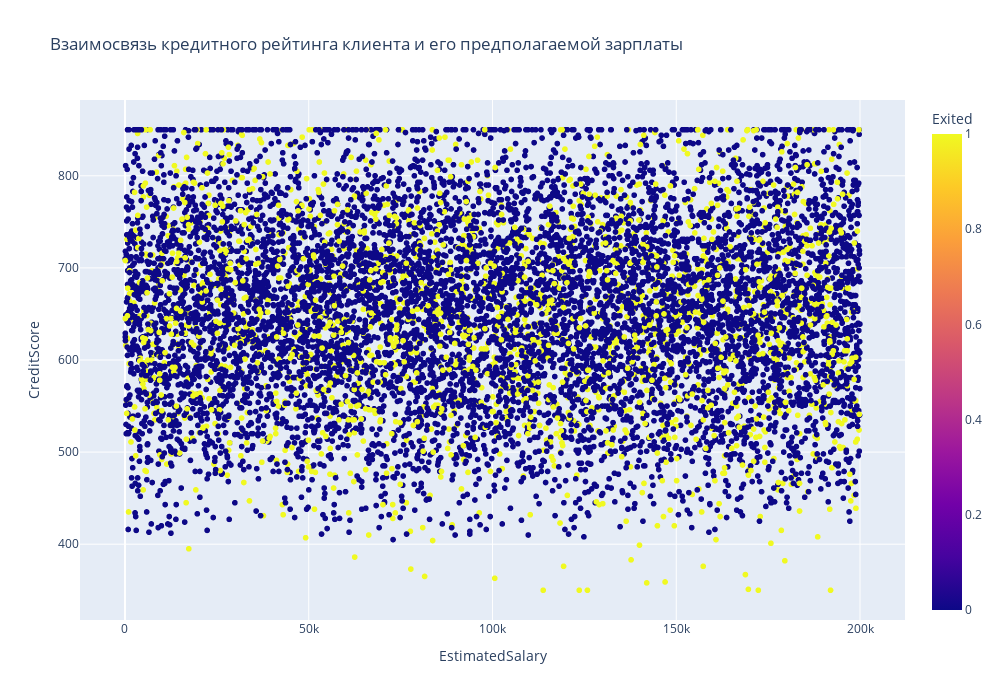

Source (notebook cell):
### Markdown cell above
В группе лояльных клиентов больше потенциальных выбросов, чем в группе нелояльных. Но, возможно, эти выбросы говорят о некотором количестве клиентов пенсионного возраста.
Банку стоит обратить внимание на клиентов возрастной группы в диапазоне 31-41 год, т.к. это наиболее многочисленная группа лояльных клиентов.

### Code cell
import plotly.express as px
fig = px.scatter(
    data_frame=churn_data,
    x = 'EstimatedSalary', # з/п
    y = 'CreditScore',   
    color='Exited',     
    width=1000,
    height=700,
    title='Взаимосвязь кредитного рейтинга клиента и его предполагаемой зарплаты'
)
fig.show(renderer='png', scale=None)

### Figure 1 — Plotly figure (JSON) as saved in the notebook; plotly's stock layout.template omitted (floating-point values rounded to 4 significant figures; data arrays with more than 128 entries replaced by an {"elided": "..."} marker saying what was removed)
{"data": [{"hovertemplate": "EstimatedSalary=%{x}<br>CreditScore=%{y}<br>Exited=%{marker.color}<extra></extra>", "legendgroup": "", "marker": {"color": {"elided": "10000 int values"}, "coloraxis": "coloraxis", "symbol": "circle"}, "mode": "markers", "name": "", "showlegend": false, "type": "scattergl", "x": {"elided": "10000 float values"}, "xaxis": "x", "y": {"elided": "10000 int values"}, "yaxis": "y"}], "layout": {"coloraxis": {"colorbar": {"title": {"text": "Exited"}}, "colorscale": [[0, "#0d0887"], [0.1111, "#46039f"], [0.2222, "#7201a8"], [0.3333, "#9c179e"], [0.4444, "#bd3786"], [0.5556, "#d8576b"], [0.6667, "#ed7953"], [0.7778, "#fb9f3a"], [0.8889, "#fdca26"], [1, "#f0f921"]]}, "height": 700, "legend": {"tracegroupgap": 0}, "title": {"text": "Взаимосвязь кредитного рейтинга клиента и его предполагаемой зарплаты"}, "width": 1000, "xaxis": {"anchor": "y", "domain": [0, 1], "title": {"text": "EstimatedSalary"}}, "yaxis": {"anchor": "x", "domain": [0, 1], "title": {"text": "CreditScore"}}}}
